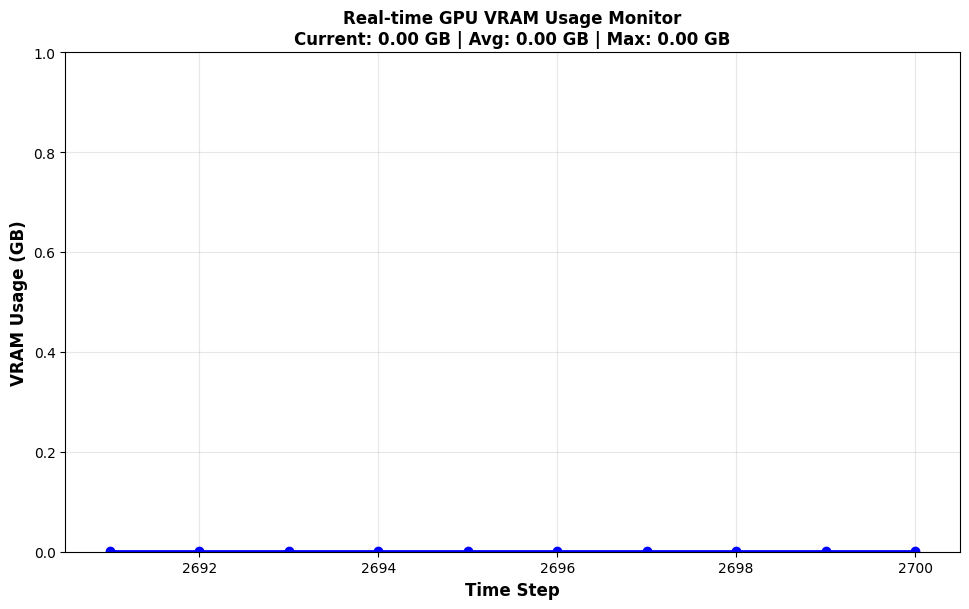

The script that saved this image:
"""
Real-time GPU VRAM usage monitor with live plotting.
Monitors VRAM usage every 3 seconds and displays in a sliding window plot.
"""

import subprocess
import re
import time
import os
import matplotlib
matplotlib.use('Agg')  # Use non-interactive backend
import matplotlib.pyplot as plt
from collections import deque
from datetime import datetime


class GPUMonitor:
    """Monitor GPU VRAM usage and plot in real-time."""
    
    def __init__(self, window_size=10, update_interval=3, output_file="gpu_monitor.png"):
        """
        Initialize GPU monitor.
        
        Args:
            window_size: Number of data points to show (sliding window)
            update_interval: Seconds between updates
            output_file: Path to save the plot image
        """
        self.window_size = window_size
        self.update_interval = update_interval
        self.vram_data = deque(maxlen=window_size)
        self.timesteps = deque(maxlen=window_size)
        self.current_step = 0
        self.output_file = output_file
        
        # Setup plot
        self.fig, self.ax = plt.subplots(figsize=(10, 6))
        self.line, = self.ax.plot([], [], 'b-', linewidth=2, marker='o', markersize=6)
        
        self.ax.set_xlabel('Time Step', fontsize=12, fontweight='bold')
        self.ax.set_ylabel('VRAM Usage (GB)', fontsize=12, fontweight='bold')
        self.ax.set_title('Real-time GPU VRAM Usage Monitor', fontsize=14, fontweight='bold')
        self.ax.grid(True, alpha=0.3)
        
        plt.tight_layout()
        
    def get_vram_usage(self):
        """Get current VRAM usage from nvidia-smi."""
        try:
            # Run nvidia-smi to get memory usage
            result = subprocess.run(
                ['nvidia-smi', '--query-gpu=memory.used', '--format=csv,noheader,nounits'],
                capture_output=True,
                text=True,
                timeout=2
            )
            
            if result.returncode == 0:
                # Parse output (in MB)
                vram_mb = float(result.stdout.strip().split('\n')[0])
                vram_gb = vram_mb / 1024.0
                return vram_gb
            else:
                print(f"Error running nvidia-smi: {result.stderr}")
                return None
                
        except subprocess.TimeoutExpired:
            print("nvidia-smi command timed out")
            return None
        except FileNotFoundError:
            print("nvidia-smi not found. Make sure NVIDIA drivers are installed.")
            return None
        except Exception as e:
            print(f"Error getting VRAM usage: {e}")
            return None
    
    def update_plot(self):
        """Update the plot with current data."""
        if len(self.vram_data) > 0:
            self.line.set_data(list(self.timesteps), list(self.vram_data))
            
            # Update axis limits
            if len(self.timesteps) > 0:
                x_min = min(self.timesteps) - 0.5
                x_max = max(self.timesteps) + 0.5
                self.ax.set_xlim(x_min, x_max)
            
            if len(self.vram_data) > 0:
                y_min = 0
                y_max = max(self.vram_data) * 1.2  # 20% headroom
                if y_max < 1:
                    y_max = 1
                self.ax.set_ylim(y_min, y_max)
            
            # Update title with current stats
            if len(self.vram_data) > 0:
                current_vram = self.vram_data[-1]
                avg_vram = sum(self.vram_data) / len(self.vram_data)
                max_vram = max(self.vram_data)
                
                self.ax.set_title(
                    f'Real-time GPU VRAM Usage Monitor\n'
                    f'Current: {current_vram:.2f} GB | Avg: {avg_vram:.2f} GB | Max: {max_vram:.2f} GB',
                    fontsize=12,
                    fontweight='bold'
                )
            
            # Save plot to file
            self.fig.savefig(self.output_file, dpi=100, bbox_inches='tight')
            print(f"  → Plot saved to {self.output_file}")
    
    def run(self):
        """Main monitoring loop."""
        print("="*80)
        print("GPU VRAM USAGE MONITOR")
        print("="*80)
        print(f"Window size: {self.window_size} data points")
        print(f"Update interval: {self.update_interval} seconds")
        print(f"Output file: {os.path.abspath(self.output_file)}")
        print("Press Ctrl+C to stop")
        print("="*80)
        
        try:
            while True:
                # Get VRAM usage
                vram_gb = self.get_vram_usage()
                
                if vram_gb is not None:
                    # Add to data
                    self.vram_data.append(vram_gb)
                    self.timesteps.append(self.current_step)
                    
                    # Print to console
                    timestamp = datetime.now().strftime("%H:%M:%S")
                    print(f"[{timestamp}] Step {self.current_step}: {vram_gb:.2f} GB VRAM")
                    
                    # Update plot
                    self.update_plot()
                    
                    self.current_step += 1
                else:
                    print(f"[{datetime.now().strftime('%H:%M:%S')}] Failed to get VRAM data")
                
                # Wait before next update
                time.sleep(self.update_interval)
                
        except KeyboardInterrupt:
            print("\n" + "="*80)
            print("Monitoring stopped by user")
            print("="*80)
            
            if len(self.vram_data) > 0:
                print(f"\nStatistics:")
                print(f"  Total samples: {len(self.vram_data)}")
                print(f"  Average VRAM: {sum(self.vram_data)/len(self.vram_data):.2f} GB")
                print(f"  Min VRAM: {min(self.vram_data):.2f} GB")
                print(f"  Max VRAM: {max(self.vram_data):.2f} GB")
                print(f"\nFinal plot saved to: {os.path.abspath(self.output_file)}")
            
            plt.close(self.fig)


if __name__ == "__main__":
    output_path = os.path.join(os.path.dirname(__file__), "gpu_monitor.png")
    monitor = GPUMonitor(window_size=10, update_interval=3, output_file=output_path)
    monitor.run()
